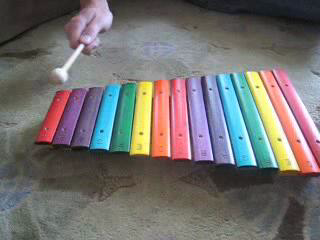
#> input picture frame 14 of sample_movie.avi, 320 x 240 px, given in place of square.wmv, which was not available
$ python main_contour.py
#> lines starting #> are read from the running program, lines starting #| are printed output that depends on the picture; after the words box and inside, x2 and y2 are one past the last pixel; in counts of white or black regions, pixels touching at a corner belong together; pictures that were not available may be replaced by others from this repository, and a replacement may not be noted
import cv2
import sys

def main():
    # Read images from a video file in the current folder.
    video_capture = cv2.VideoCapture("square.wmv")     # Open video capture object
    got_image, bgr_image = video_capture.read()       # Make sure we can read video
#> bgr_image is the input picture: shape (240, 320, 3); mean B, G, R 110.9, 112, 114.9
    if not got_image:
        print("Cannot read video source")
        sys.exit()

    while True:
        got_image, bgr_image = video_capture.read()
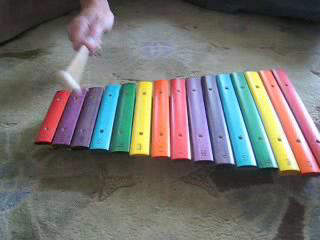
#> input picture frame 15 of sample_movie.avi, 320 x 240 px, given in place of square.wmv, which was not available
#> bgr_image is the input picture: shape (240, 320, 3); mean B, G, R 109.1, 111.6, 113.3
        if not got_image:
            break       # End of video; exit the while loop

        # Convert color image to gray image.
        gray_image = cv2.cvtColor(src=bgr_image, code=cv2.COLOR_BGR2GRAY)   # convert BGR to grayscale
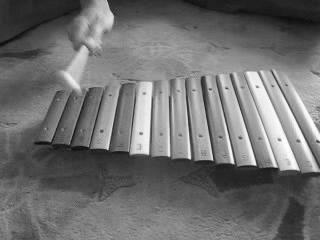
#> gray_image: shape (240, 320); min 11, max 254, mean 111.8
        output_thresh, binary_image = cv2.threshold(
            src=gray_image, maxval=255,
            type=cv2.THRESH_OTSU,  # determine threshold automatically from image
            thresh=0)  # ignore this if using THRESH_OTSU
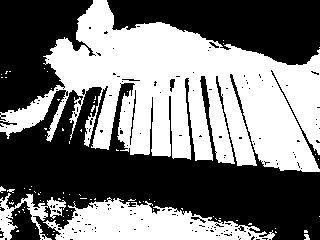
#> binary_image: shape (240, 320); 46.7% white; 83 white regions (78 under 20 px)
#> output_thresh = 114
        cv2.imshow("binary image", binary_image)

        # Find all contours in the image and draw them.
        contours, hierarchy = cv2.findContours(
            image=binary_image, mode=cv2.RETR_LIST, method=cv2.CHAIN_APPROX_SIMPLE)
#> contours = 278 contours, 267 with area under 20; largest, box (x1, y1, x2, y2) and area: (0, 0, 320, 172) 28134, (43, 197, 275, 240) 5313, (0, 193, 66, 240) 856, (129, 89, 137, 146) 127, (169, 78, 176, 93) 59
#> (the run stopped early here; a loop or call above may not have finished)

$ run again, starting later in the video
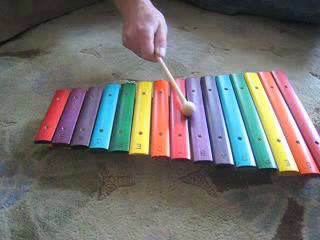
#> input picture frame 63 of sample_movie.avi, 320 x 240 px, given in place of square.wmv, which was not available
#> in main, bgr_image is the input picture: shape (240, 320, 3); mean B, G, R 108.1, 110, 113.2
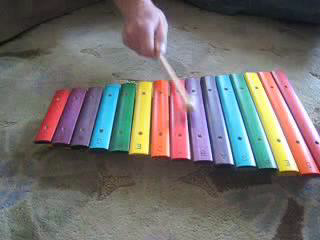
#> input picture frame 64 of sample_movie.avi, 320 x 240 px, given in place of square.wmv, which was not available
#> in main, bgr_image is the input picture: shape (240, 320, 3); mean B, G, R 108.4, 110.2, 113.5
#> in main, `output_thresh, binary_image = cv2.threshold( src=gray_image, maxval=25..`:
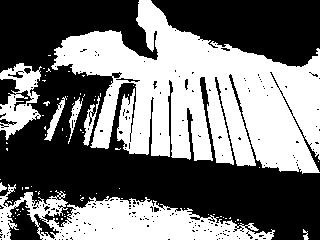
#> binary_image: shape (240, 320); 45.4% white; 80 white regions (72 under 20 px)
#> output_thresh = 114
#> contours = 370 contours, 347 with area under 20; largest, box (x1, y1, x2, y2) and area: (51, 0, 320, 174) 24411, (0, 184, 275, 240) 7154, (0, 63, 42, 140) 1656, (33, 213, 60, 240) 251, (83, 96, 100, 146) 226

$ run again, starting later in the video
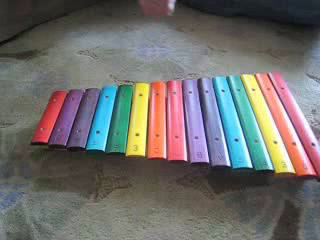
#> input picture frame 112 of sample_movie.avi, 320 x 240 px, given in place of square.wmv, which was not available
#> in main, bgr_image is the input picture: shape (240, 320, 3); mean B, G, R 107.3, 109.1, 111.3
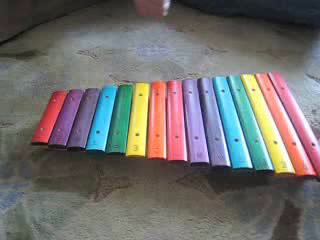
#> input picture frame 113 of sample_movie.avi, 320 x 240 px, given in place of square.wmv, which was not available
#> in main, bgr_image is the input picture: shape (240, 320, 3); mean B, G, R 108.6, 109.7, 112.5
#> in main, `output_thresh, binary_image = cv2.threshold( src=gray_image, maxval=25..`:
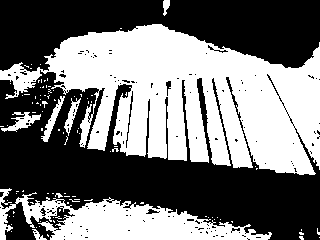
#> binary_image: shape (240, 320); 46.2% white; 100 white regions (92 under 20 px)
#> output_thresh = 113
#> contours = 306 contours, 288 with area under 20; largest, box (x1, y1, x2, y2) and area: (0, 24, 320, 175) 26936, (0, 188, 272, 240) 6172, (1, 112, 41, 132) 259, (41, 96, 65, 142) 224, (64, 98, 81, 136) 184
